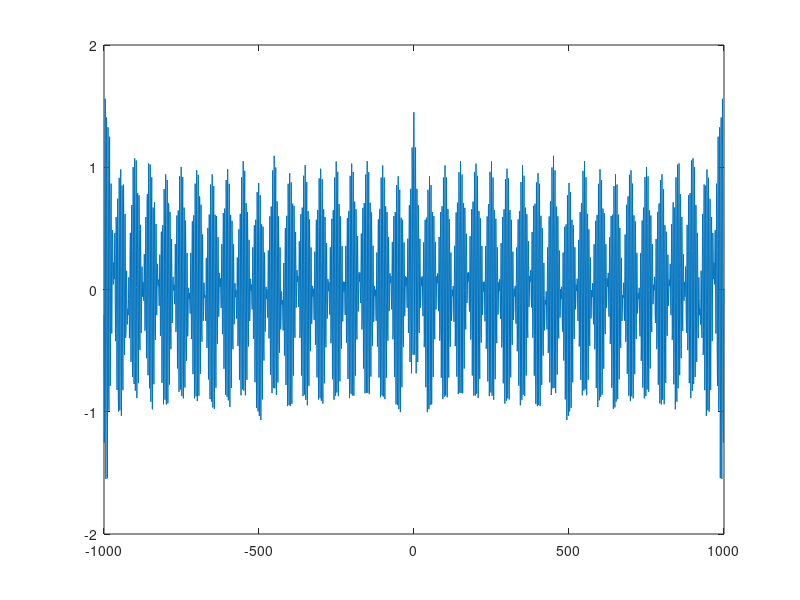
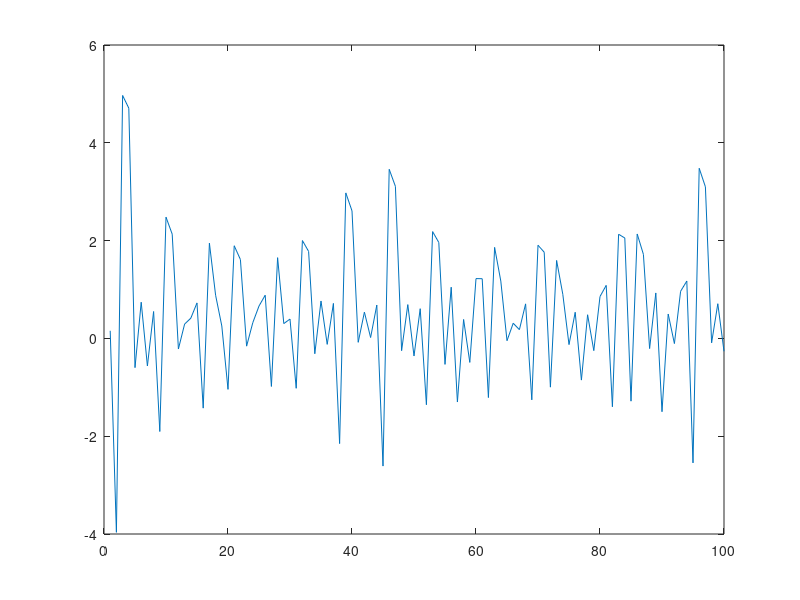
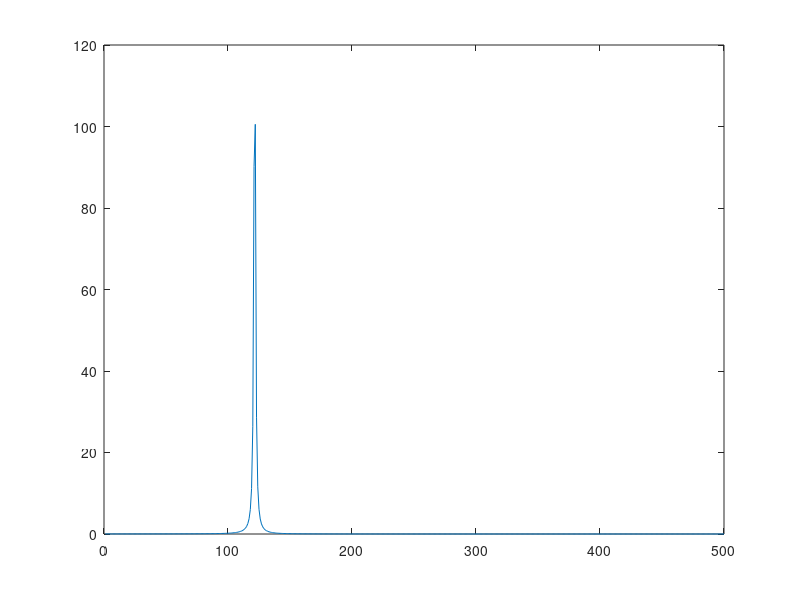
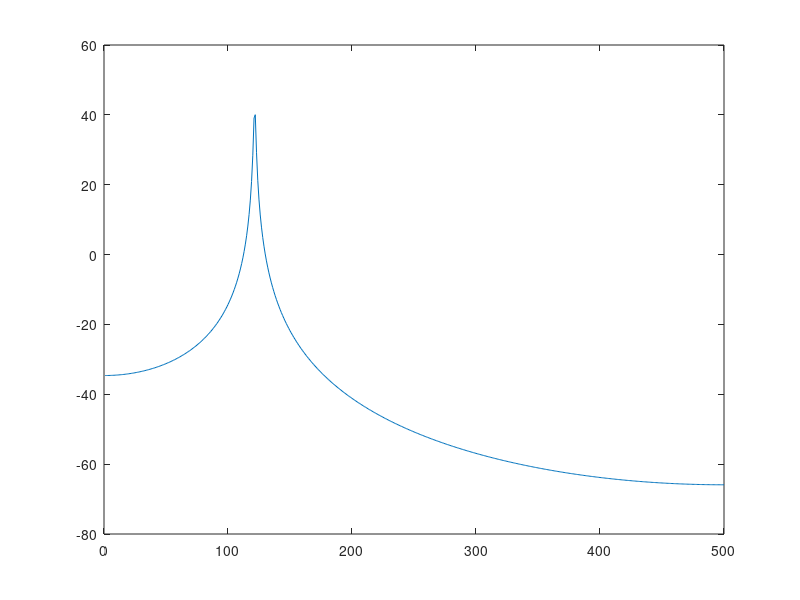

Write MATLAB code to recreate these figures, in order.
% Ve mat do pho cong suat, dung mo hinh AR, 
% phuong trinh Yule - Walker
% uoc luong ham tu tuong quan khong lech (unbiased estimation)

clear
close all
clc
load myfile.mat xx

N=1001;
T=0.001;

tt=xx(1,:);
yy=xx(2,:);

% Uoc luong ham tu tuong quan khong lech
for m=1:N
    s(m)=0;
    for k=1:(N-m+1)
        s(m)=s(m) + yy(k)*yy(k+m-1);
    end
    r(m)=s(m)/(N-m+1);
end

for m=1001:2001
    rr(m)=r(m-1000);
end

for m=1:1000
    rr(m)=rr(2001-m);
end

mm=-1000:1000;
figure
plot(mm,rr);

% Tim p
for p=1:100
    
    rn=zeros(p,1);
    R=zeros(p,p); 
    theta=zeros(p,1);
    for k=1:p
        rn(k)=rr(k+1001);
    end

    for m=1:p
        for n=1:p
            R(m,n) = -rr(m-n+1001);
        end
    end

    theta = R\rn;

    b0 = sqrt(theta'*rn+rr(1001));

    AIC(p) = 2*p/N + log(b0.^2);
   
end

figure
pp=1:100;
plot(pp,AIC);

min=AIC(1);
for p=1:100
    if (AIC(p)<min)
        min=AIC(p);
        p0=p;
    end
end

fprintf(' Gia tri p de AIC nho nhat la: %d',p0);


% Sau khi da xac dinh duoc p, ta ve pho mat do cong suat
p=4;
rn=zeros(p,1);
R=zeros(p,p); 
theta=zeros(p,1);
for k=1:p
    rn(k)=rr(k+1001);
end

for m=1:p
    for n=1:p
        R(m,n) = -rr(m-n+1001);
    end
end

theta = R\rn;

b0 = sqrt(theta'*rn+rr(1001));

for f=1:500
    s(f)=1;
    for k=1:p
        s(f)=s(f)+theta(k)*exp(-1i*2*pi*f*T.*k);
    end
    H(f)=b0/s(f);
    
end

P=(abs(H)).^2;
P_3db=20*log10(P);

figure
ff=1:500;
plot(ff,P);

figure
plot(ff,P_3db);